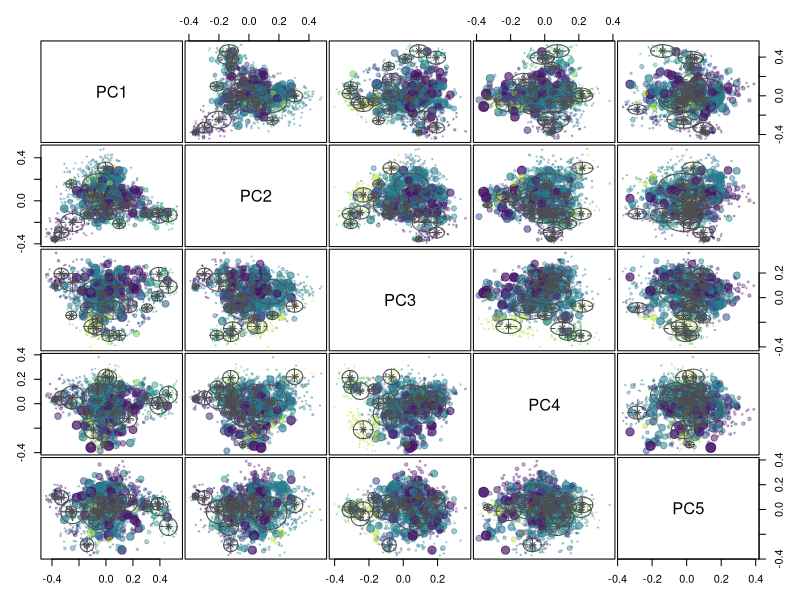

Here is the R script that generated this plot:
## ---- chunk 1
#| fig-width: 8
#| fig-height: 8
#| fig-cap: Diese Grafik zeigt, wie die Cluster in einem mehrdimensionalen Raum identifiziert werden. Jeder Cluster wird als multivariate Gauss-Verteilung modelliert, die über ein bestimmtes Zentrum und eine eigene Varianz verfügt. Diese Eigenschaften werden durch Ellipsen visualisiert.
#| echo: false
#| message: false
invisible(library(mclust, verbose = FALSE))
data = read.csv("embeddings-100.csv")
X = as.matrix(data[,-c(1:2)])
PCA = prcomp(X)
GMM = Mclust(PCA$x[,1:40], G = 1:20, modelNames = c("VVE","VEI","VII","VVI","VVV"))
plot(GMM, what = "uncertainty", dimens = 1:5, col = viridis::viridis(GMM$G))
